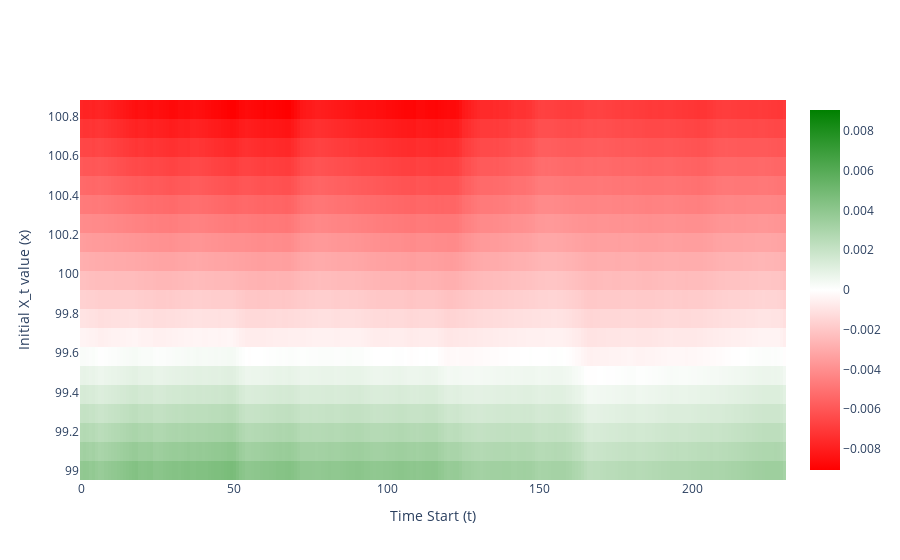

Here is the notebook cell this chart was saved with:
### Code cell
mc.plot_v_heat()

### Figure 1 — Plotly figure (JSON) as saved in the notebook; plotly's stock layout.template omitted (floating-point values rounded to 4 significant figures; data arrays with more than 128 entries replaced by an {"elided": "..."} marker saying what was removed)
{"data": [{"coloraxis": "coloraxis", "type": "heatmap", "x": {"elided": "231 int values"}, "y": [99.0, 99.1, 99.2, 99.29, 99.39, 99.49, 99.58, 99.68, 99.78, 99.87, 99.97, 100.1, 100.2, 100.3, 100.4, 100.5, 100.5, 100.6, 100.7, 100.8], "z": {"elided": "20x231 float values"}, "zmax": 0.009067, "zmin": -0.009067}], "layout": {"coloraxis": {"cmax": 0.009067, "cmin": -0.009067, "colorscale": [[0, "red"], [0.5, "white"], [1, "green"]]}, "title": {}, "xaxis": {"title": {"text": "Time Start (t)"}}, "yaxis": {"title": {"text": "Initial X_t value (x)"}}}}
